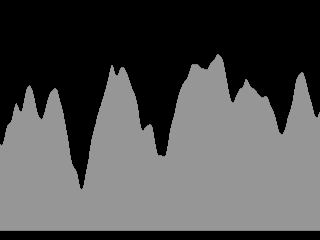
Frame 1 (no input)
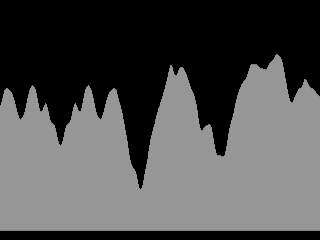
Frame 60 (the mouse pressed at the canvas centre just before this capture)
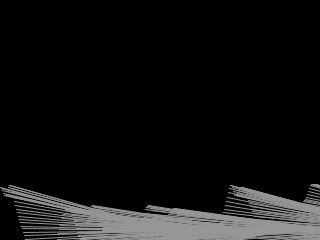
Frame 120 (the mouse held since frame 60 and released just before this capture)

The Processing sketch that drew these frames (run headless with seeded random() and noise(); from frame 60 on, the mouse is pressed at the canvas centre):

// Processing sketch: processing_14604
// ── processing_14604.pde

int pocitadlo = 1;

void setup (){
  size (320,240);
  background (100);
stroke(150);
}
void draw(){
  background(0);
  
  pushStyle();

  fill(0,20);

    popStyle();
  
  for (int i = 0;i <width; i += 1){
    line(i, mouseY + noise ( (frameCount-i) / 40.0 ) *height, mouseX + i, height-10) ;
  }
}

void keyPressed(){
  if(key== 'n'){
    pocitadlo += 10;
  }
  
  }

  
